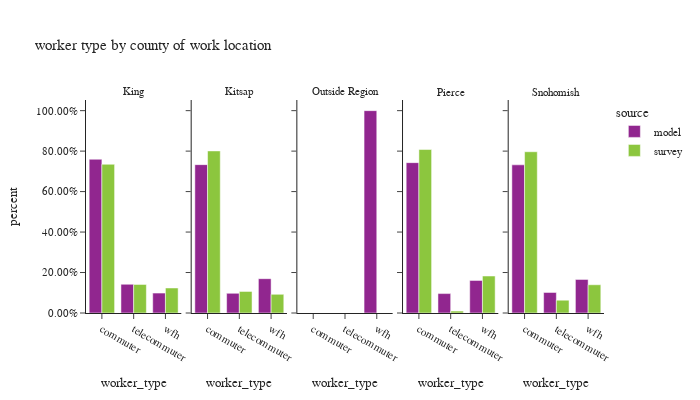

This figure's notebook cell:
### Code cell
df_worker_count = workers.groupby(['source','CountyName_work','worker_type'])['pdexpfac']. \
    sum().reset_index()
df_worker_count['percent'] = df_worker_count.groupby(['source','CountyName_work'], group_keys=False)['pdexpfac']. \
    apply(lambda x: x / float(x.sum()))

df_worker_count_ct = workers.groupby(['source','CountyName_work','worker_type'])['pdexpfac'].count().reset_index(). \
    rename(columns={'pdexpfac':'sample count'})
df_worker_count = df_worker_count.merge(df_worker_count_ct, on=['source','CountyName_work','worker_type']). \
    rename(columns={'pdexpfac':'total count'})

fig = px.bar(df_worker_count.sort_values(by=['source','CountyName_work']), x='worker_type', y="percent",
             facet_col="CountyName_work", color="source",
             barmode="group",hover_data=['sample count','total count'],
             title="worker type by county of work location")
fig.for_each_annotation(lambda a: a.update(text = a.text.split("=")[-1]))
fig.update_layout(height=400, width=700, font=dict(size=11))
fig.for_each_yaxis(lambda a: a.update(tickformat = ".2%"))
fig.update_xaxes(categoryorder='array', categoryarray= ['commuter','telecommuter','wfh'])
fig.show()

### Figure 1 — Plotly figure (JSON) as saved in the notebook; plotly's stock layout.template omitted (floating-point values rounded to 4 significant figures)
{"data": [{"alignmentgroup": "True", "customdata": [[1396000.0, 1396000.0], [260800.0, 260800.0], [180600.0, 180600.0]], "hovertemplate": "source=model<br>CountyName_work=King<br>worker_type=%{x}<br>percent=%{y}<br>sample count=%{customdata[0]}<br>total count=%{customdata[1]}<extra></extra>", "legendgroup": "model", "marker": {"color": "#91268F", "pattern": {"shape": ""}}, "name": "model", "offsetgroup": "model", "orientation": "v", "showlegend": true, "textposition": "auto", "type": "bar", "x": ["commuter", "telecommuter", "wfh"], "xaxis": "x", "y": [0.7598, 0.1419, 0.0983], "yaxis": "y"}, {"alignmentgroup": "True", "customdata": [[105900.0, 105900.0], [14040.0, 14040.0], [24490.0, 24490.0]], "hovertemplate": "source=model<br>CountyName_work=Kitsap<br>worker_type=%{x}<br>percent=%{y}<br>sample count=%{customdata[0]}<br>total count=%{customdata[1]}<extra></extra>", "legendgroup": "model", "marker": {"color": "#91268F", "pattern": {"shape": ""}}, "name": "model", "offsetgroup": "model", "orientation": "v", "showlegend": false, "textposition": "auto", "type": "bar", "x": ["commuter", "telecommuter", "wfh"], "xaxis": "x2", "y": [0.7332, 0.09719, 0.1696], "yaxis": "y2"}, {"alignmentgroup": "True", "customdata": [[1.0, 1.0]], "hovertemplate": "source=model<br>CountyName_work=Outside Region<br>worker_type=%{x}<br>percent=%{y}<br>sample count=%{customdata[0]}<br>total count=%{customdata[1]}<extra></extra>", "legendgroup": "model", "marker": {"color": "#91268F", "pattern": {"shape": ""}}, "name": "model", "offsetgroup": "model", "orientation": "v", "showlegend": false, "textposition": "auto", "type": "bar", "x": ["wfh"], "xaxis": "x3", "y": [1.0], "yaxis": "y3"}, {"alignmentgroup": "True", "customdata": [[356100.0, 356100.0], [45960.0, 45960.0], [77150.0, 77150.0]], "hovertemplate": "source=model<br>CountyName_work=Pierce<br>worker_type=%{x}<br>percent=%{y}<br>sample count=%{customdata[0]}<br>total count=%{customdata[1]}<extra></extra>", "legendgroup": "model", "marker": {"color": "#91268F", "pattern": {"shape": ""}}, "name": "model", "offsetgroup": "model", "orientation": "v", "showlegend": false, "textposition": "auto", "type": "bar", "x": ["commuter", "telecommuter", "wfh"], "xaxis": "x4", "y": [0.7431, 0.09591, 0.161], "yaxis": "y4"}, {"alignmentgroup": "True", "customdata": [[358600.0, 358600.0], [49790.0, 49790.0], [81360.0, 81360.0]], "hovertemplate": "source=model<br>CountyName_work=Snohomish<br>worker_type=%{x}<br>percent=%{y}<br>sample count=%{customdata[0]}<br>total count=%{customdata[1]}<extra></extra>", "legendgroup": "model", "marker": {"color": "#91268F", "pattern": {"shape": ""}}, "name": "model", "offsetgroup": "model", "orientation": "v", "showlegend": false, "textposition": "auto", "type": "bar", "x": ["commuter", "telecommuter", "wfh"], "xaxis": "x5", "y": [0.7322, 0.1017, 0.1661], "yaxis": "y5"}, {"alignmentgroup": "True", "customdata": [[1523.0, 733000.0], [656.0, 141000.0], [592.0, 123300.0]], "hovertemplate": "source=survey<br>CountyName_work=King<br>worker_type=%{x}<br>percent=%{y}<br>sample count=%{customdata[0]}<br>total count=%{customdata[1]}<extra></extra>", "legendgroup": "survey", "marker": {"color": "#8CC63E", "pattern": {"shape": ""}}, "name": "survey", "offsetgroup": "survey", "orientation": "v", "showlegend": true, "textposition": "auto", "type": "bar", "x": ["commuter", "telecommuter", "wfh"], "xaxis": "x", "y": [0.735, 0.1414, 0.1237], "yaxis": "y"}, {"alignmentgroup": "True", "customdata": [[94.0, 67070.0], [18.0, 8945.0], [35.0, 7721.0]], "hovertemplate": "source=survey<br>CountyName_work=Kitsap<br>worker_type=%{x}<br>percent=%{y}<br>sample count=%{customdata[0]}<br>total count=%{customdata[1]}<extra></extra>", "legendgroup": "survey", "marker": {"color": "#8CC63E", "pattern": {"shape": ""}}, "name": "survey", "offsetgroup": "survey", "orientation": "v", "showlegend": false, "textposition": "auto", "type": "bar", "x": ["commuter", "telecommuter", "wfh"], "xaxis": "x2", "y": [0.801, 0.1068, 0.09221], "yaxis": "y2"}, {"alignmentgroup": "True", "customdata": [[182.0, 187400.0], [22.0, 2179.0], [65.0, 42390.0]], "hovertemplate": "source=survey<br>CountyName_work=Pierce<br>worker_type=%{x}<br>percent=%{y}<br>sample count=%{customdata[0]}<br>total count=%{customdata[1]}<extra></extra>", "legendgroup": "survey", "marker": {"color": "#8CC63E", "pattern": {"shape": ""}}, "name": "survey", "offsetgroup": "survey", "orientation": "v", "showlegend": false, "textposition": "auto", "type": "bar", "x": ["commuter", "telecommuter", "wfh"], "xaxis": "x4", "y": [0.8079, 0.009393, 0.1827], "yaxis": "y4"}, {"alignmentgroup": "True", "customdata": [[257.0, 224300.0], [46.0, 17880.0], [77.0, 39280.0]], "hovertemplate": "source=survey<br>CountyName_work=Snohomish<br>worker_type=%{x}<br>percent=%{y}<br>sample count=%{customdata[0]}<br>total count=%{customdata[1]}<extra></extra>", "legendgroup": "survey", "marker": {"color": "#8CC63E", "pattern": {"shape": ""}}, "name": "survey", "offsetgroup": "survey", "orientation": "v", "showlegend": false, "textposition": "auto", "type": "bar", "x": ["commuter", "telecommuter", "wfh"], "xaxis": "x5", "y": [0.7969, 0.06352, 0.1395], "yaxis": "y5"}], "layout": {"annotations": [{"font": {}, "showarrow": false, "text": "King", "x": 0.092, "xanchor": "center", "xref": "paper", "y": 1.0, "yanchor": "bottom", "yref": "paper"}, {"font": {}, "showarrow": false, "text": "Kitsap", "x": 0.296, "xanchor": "center", "xref": "paper", "y": 1.0, "yanchor": "bottom", "yref": "paper"}, {"font": {}, "showarrow": false, "text": "Outside Region", "x": 0.5, "xanchor": "center", "xref": "paper", "y": 1.0, "yanchor": "bottom", "yref": "paper"}, {"font": {}, "showarrow": false, "text": "Pierce", "x": 0.704, "xanchor": "center", "xref": "paper", "y": 1.0, "yanchor": "bottom", "yref": "paper"}, {"font": {}, "showarrow": false, "text": "Snohomish", "x": 0.908, "xanchor": "center", "xref": "paper", "y": 1.0, "yanchor": "bottom", "yref": "paper"}], "barmode": "group", "font": {"size": 11}, "height": 400, "legend": {"title": {"text": "source"}, "tracegroupgap": 0}, "title": {"text": "worker type by county of work location"}, "width": 700, "xaxis": {"anchor": "y", "categoryarray": ["commuter", "telecommuter", "wfh"], "categoryorder": "array", "domain": [0.0, 0.184], "title": {"text": "worker_type"}}, "xaxis2": {"anchor": "y2", "categoryarray": ["commuter", "telecommuter", "wfh"], "categoryorder": "array", "domain": [0.204, 0.388], "matches": "x", "title": {"text": "worker_type"}}, "xaxis3": {"anchor": "y3", "categoryarray": ["commuter", "telecommuter", "wfh"], "categoryorder": "array", "domain": [0.408, 0.592], "matches": "x", "title": {"text": "worker_type"}}, "xaxis4": {"anchor": "y4", "categoryarray": ["commuter", "telecommuter", "wfh"], "categoryorder": "array", "domain": [0.612, 0.796], "matches": "x", "title": {"text": "worker_type"}}, "xaxis5": {"anchor": "y5", "categoryarray": ["commuter", "telecommuter", "wfh"], "categoryorder": "array", "domain": [0.816, 1.0], "matches": "x", "title": {"text": "worker_type"}}, "yaxis": {"anchor": "x", "domain": [0.0, 1.0], "tickformat": ".2%", "title": {"text": "percent"}}, "yaxis2": {"anchor": "x2", "domain": [0.0, 1.0], "matches": "y", "showticklabels": false, "tickformat": ".2%"}, "yaxis3": {"anchor": "x3", "domain": [0.0, 1.0], "matches": "y", "showticklabels": false, "tickformat": ".2%"}, "yaxis4": {"anchor": "x4", "domain": [0.0, 1.0], "matches": "y", "showticklabels": false, "tickformat": ".2%"}, "yaxis5": {"anchor": "x5", "domain": [0.0, 1.0], "matches": "y", "showticklabels": false, "tickformat": ".2%"}}}
